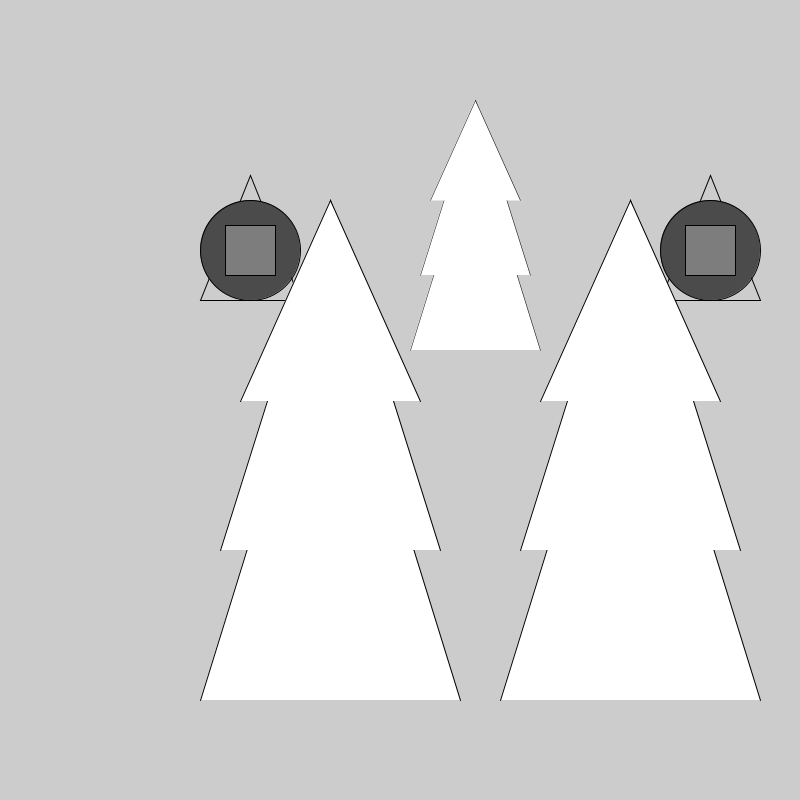
Frame 1 (no input)
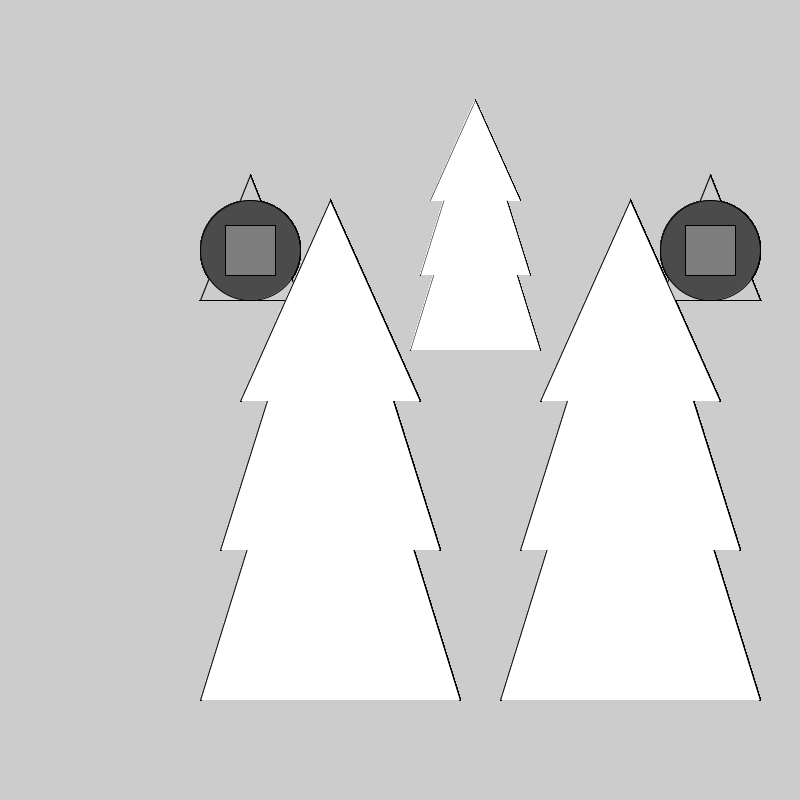
Frame 60 (the mouse pressed at the canvas centre just before this capture)
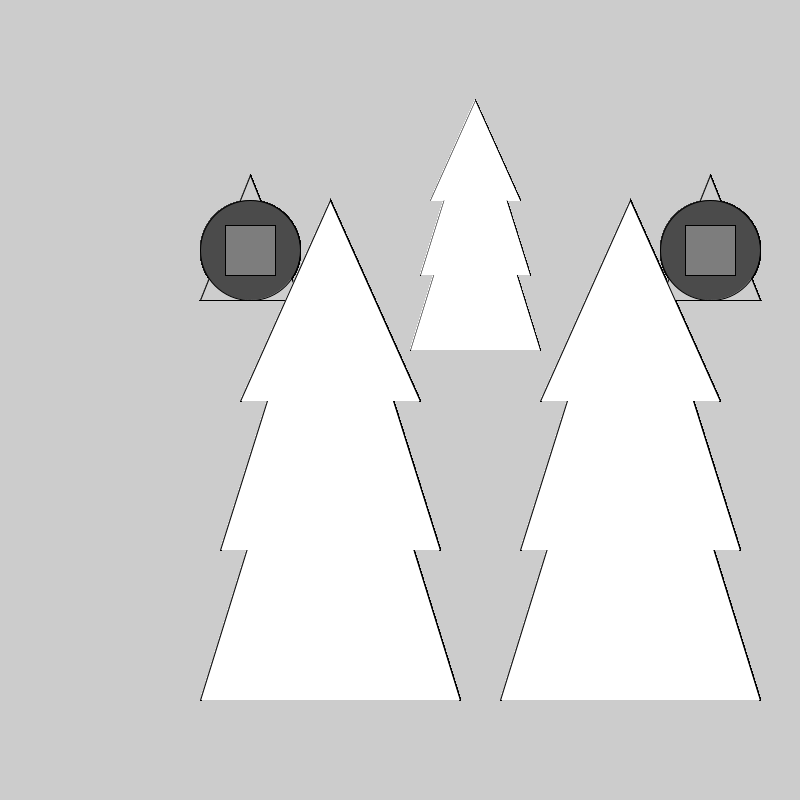
Frame 120 (the mouse held since frame 60 and released just before this capture)

The Processing sketch that drew these frames (run headless with seeded random() and noise(); from frame 60 on, the mouse is pressed at the canvas centre):

// Processing sketch: partner_function
// ── partner_function.pde


void setup () {
  size (800, 800);

}

void draw () {
  push();
    // Matthew code

  drawTriangle(); 
drawCircle(); 
drawRect();
  
translate (460, 0);

  drawTriangle(); 
drawCircle(); 
drawRect();


pop();

  christmastree ();
  
  translate (-300,0);
  christmastree ();

  scale (0.5);
  translate (920,0);
  christmastree (); 
  
}
// Matthew code
void drawCircle(){
 fill (75); 
  circle(250,250,100); 
  
}

void drawRect(){
  // Matthew code
   fill(125); 
  rect(225, 225, 50, 50); 
}

void drawTriangle(){
  // Matthew code
  fill(205);
  triangle(200, 300, 250, 175, 300, 300);  
}



void christmastree () {
  push ();
beginShape();
vertex (500, 700);
vertex (630, 280);
vertex (760, 700);
endShape ();
pop();

push ();
beginShape();

vertex (520, 550);
vertex (630, 200);
vertex (740, 550);
endShape ();
pop();


push ();
beginShape();
vertex (540, 401);
vertex (630, 200);
vertex (720, 401);
endShape ();
pop();




}
